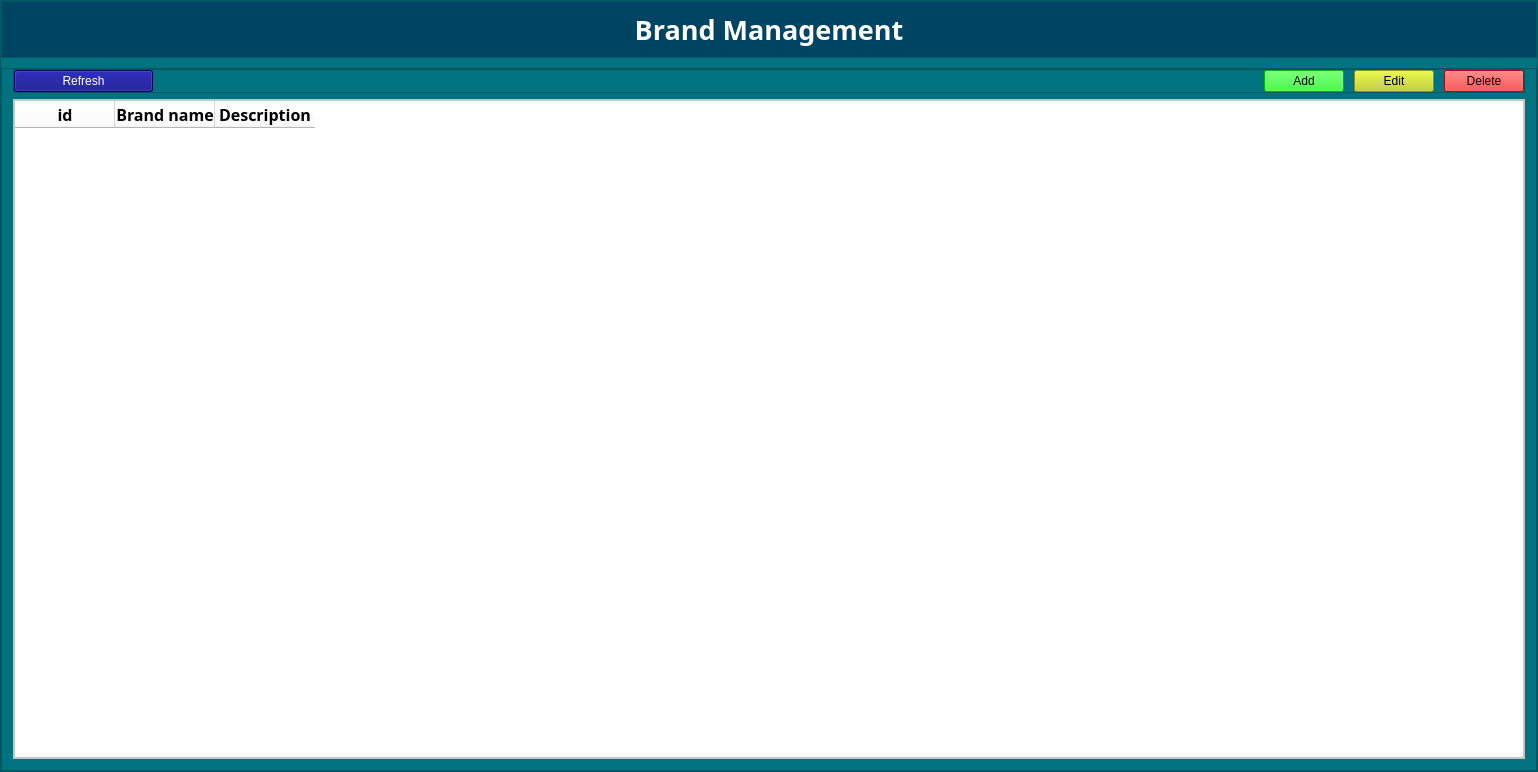
<?xml version="1.0" encoding="UTF-8"?>
<ui version="4.0">
 <class>frm_brand</class>
 <widget class="QWidget" name="frm_brand">
  <property name="geometry">
   <rect>
    <x>0</x>
    <y>0</y>
    <width>1538</width>
    <height>772</height>
   </rect>
  </property>
  <property name="windowTitle">
   <string>Form Brand</string>
  </property>
  <layout class="QVBoxLayout" name="verticalLayout" stretch="0">
   <property name="spacing">
    <number>0</number>
   </property>
   <property name="leftMargin">
    <number>0</number>
   </property>
   <property name="topMargin">
    <number>0</number>
   </property>
   <property name="rightMargin">
    <number>0</number>
   </property>
   <property name="bottomMargin">
    <number>0</number>
   </property>
   <item>
    <widget class="QFrame" name="frame_main">
     <property name="font">
      <font>
       <family>Phetsarath OT</family>
       <pointsize>18</pointsize>
       <weight>50</weight>
       <italic>false</italic>
       <bold>false</bold>
      </font>
     </property>
     <property name="styleSheet">
      <string notr="true">font: 18pt &quot;Phetsarath OT&quot;;
background-color: rgb(1, 114, 127);</string>
     </property>
     <property name="frameShape">
      <enum>QFrame::StyledPanel</enum>
     </property>
     <property name="frameShadow">
      <enum>QFrame::Raised</enum>
     </property>
     <layout class="QGridLayout" name="gridLayout" rowstretch="0,0,10" rowminimumheight="1,1,10">
      <property name="leftMargin">
       <number>0</number>
      </property>
      <property name="topMargin">
       <number>0</number>
      </property>
      <property name="rightMargin">
       <number>0</number>
      </property>
      <property name="bottomMargin">
       <number>0</number>
      </property>
      <property name="horizontalSpacing">
       <number>0</number>
      </property>
      <property name="verticalSpacing">
       <number>10</number>
      </property>
      <item row="0" column="0" rowspan="2">
       <widget class="QFrame" name="frame_3">
        <property name="frameShape">
         <enum>QFrame::StyledPanel</enum>
        </property>
        <property name="frameShadow">
         <enum>QFrame::Raised</enum>
        </property>
        <layout class="QGridLayout" name="gridLayout_5">
         <property name="leftMargin">
          <number>0</number>
         </property>
         <property name="topMargin">
          <number>0</number>
         </property>
         <property name="rightMargin">
          <number>0</number>
         </property>
         <property name="bottomMargin">
          <number>0</number>
         </property>
         <item row="0" column="0">
          <widget class="QWidget" name="widget_4" native="true">
           <property name="font">
            <font>
             <family>Phetsarath OT</family>
             <pointsize>18</pointsize>
             <weight>50</weight>
             <italic>false</italic>
             <bold>false</bold>
            </font>
           </property>
           <property name="styleSheet">
            <string notr="true">background-color: rgb(0, 68, 100);</string>
           </property>
           <layout class="QGridLayout" name="gridLayout_4">
            <item row="0" column="0">
             <widget class="QLabel" name="label">
              <property name="font">
               <font>
                <family>Phetsarath OT</family>
                <pointsize>20</pointsize>
                <weight>75</weight>
                <italic>false</italic>
                <bold>true</bold>
               </font>
              </property>
              <property name="layoutDirection">
               <enum>Qt::LeftToRight</enum>
              </property>
              <property name="styleSheet">
               <string notr="true">font: bold 20pt &quot;Phetsarath OT&quot;;
color: rgb(255, 255, 255);</string>
              </property>
              <property name="text">
               <string>Brand Management</string>
              </property>
              <property name="alignment">
               <set>Qt::AlignCenter</set>
              </property>
             </widget>
            </item>
           </layout>
          </widget>
         </item>
        </layout>
       </widget>
      </item>
      <item row="2" column="0">
       <widget class="QFrame" name="frame_4">
        <property name="frameShape">
         <enum>QFrame::StyledPanel</enum>
        </property>
        <property name="frameShadow">
         <enum>QFrame::Raised</enum>
        </property>
        <layout class="QVBoxLayout" name="verticalLayout_2">
         <property name="leftMargin">
          <number>11</number>
         </property>
         <property name="topMargin">
          <number>0</number>
         </property>
         <property name="rightMargin">
          <number>11</number>
         </property>
         <property name="bottomMargin">
          <number>11</number>
         </property>
         <item>
          <widget class="QFrame" name="frame">
           <property name="frameShape">
            <enum>QFrame::StyledPanel</enum>
           </property>
           <property name="frameShadow">
            <enum>QFrame::Raised</enum>
           </property>
           <layout class="QGridLayout" name="gridLayout_2" columnstretch="0,10,5,0,0">
            <property name="leftMargin">
             <number>0</number>
            </property>
            <property name="topMargin">
             <number>0</number>
            </property>
            <property name="rightMargin">
             <number>0</number>
            </property>
            <property name="bottomMargin">
             <number>0</number>
            </property>
            <property name="spacing">
             <number>0</number>
            </property>
            <item row="0" column="3">
             <widget class="QWidget" name="widget" native="true">
              <layout class="QGridLayout" name="gridLayout_3">
               <property name="leftMargin">
                <number>0</number>
               </property>
               <property name="topMargin">
                <number>0</number>
               </property>
               <property name="rightMargin">
                <number>0</number>
               </property>
               <property name="bottomMargin">
                <number>0</number>
               </property>
               <property name="horizontalSpacing">
                <number>10</number>
               </property>
               <property name="verticalSpacing">
                <number>0</number>
               </property>
               <item row="0" column="1">
                <widget class="QPushButton" name="btn_Edit">
                 <property name="styleSheet">
                  <string notr="true">background-color: rgb(193, 209, 17);</string>
                 </property>
                 <property name="text">
                  <string>Edit</string>
                 </property>
                </widget>
               </item>
               <item row="0" column="0">
                <widget class="QPushButton" name="btn_Add">
                 <property name="styleSheet">
                  <string notr="true">background-color: rgb(0, 255, 0);</string>
                 </property>
                 <property name="text">
                  <string>Add</string>
                 </property>
                </widget>
               </item>
               <item row="0" column="2">
                <widget class="QPushButton" name="btn_Delete">
                 <property name="styleSheet">
                  <string notr="true">background-color: rgb(255, 0, 0);</string>
                 </property>
                 <property name="text">
                  <string>Delete</string>
                 </property>
                </widget>
               </item>
              </layout>
             </widget>
            </item>
            <item row="0" column="4">
             <widget class="QWidget" name="widget_3" native="true"/>
            </item>
            <item row="0" column="1">
             <widget class="QWidget" name="widget_2" native="true">
              <layout class="QHBoxLayout" name="horizontalLayout" stretch="2,8,2">
               <property name="spacing">
                <number>0</number>
               </property>
               <property name="leftMargin">
                <number>0</number>
               </property>
               <property name="topMargin">
                <number>0</number>
               </property>
               <property name="rightMargin">
                <number>0</number>
               </property>
               <property name="bottomMargin">
                <number>0</number>
               </property>
               <item>
                <widget class="QWidget" name="widget_5" native="true">
                 <layout class="QGridLayout" name="gridLayout_7">
                  <property name="leftMargin">
                   <number>0</number>
                  </property>
                  <property name="topMargin">
                   <number>0</number>
                  </property>
                  <property name="rightMargin">
                   <number>0</number>
                  </property>
                  <property name="bottomMargin">
                   <number>0</number>
                  </property>
                  <property name="spacing">
                   <number>0</number>
                  </property>
                  <item row="0" column="0">
                   <widget class="QPushButton" name="btn_refresh">
                    <property name="styleSheet">
                     <string notr="true">background-color: rgb(0, 255, 0);
color: rgb(255, 255, 255);
background-color: rgb(0, 0, 127);</string>
                    </property>
                    <property name="text">
                     <string>Refresh</string>
                    </property>
                   </widget>
                  </item>
                 </layout>
                </widget>
               </item>
               <item>
                <widget class="QWidget" name="widget_6" native="true"/>
               </item>
               <item>
                <widget class="QWidget" name="widget_7" native="true">
                 <widget class="QLabel" name="lbl_did">
                  <property name="geometry">
                   <rect>
                    <x>20</x>
                    <y>10</y>
                    <width>81</width>
                    <height>41</height>
                   </rect>
                  </property>
                  <property name="styleSheet">
                   <string notr="true">color: rgb(1, 114, 127);
color: rgb(255, 0, 0);</string>
                  </property>
                  <property name="text">
                   <string/>
                  </property>
                 </widget>
                </widget>
               </item>
              </layout>
             </widget>
            </item>
           </layout>
          </widget>
         </item>
         <item>
          <widget class="QFrame" name="frame_2">
           <property name="styleSheet">
            <string notr="true">background-color: rgb(255, 255, 255);
color: rgb(0, 0, 0);</string>
           </property>
           <property name="frameShape">
            <enum>QFrame::StyledPanel</enum>
           </property>
           <property name="frameShadow">
            <enum>QFrame::Raised</enum>
           </property>
           <layout class="QGridLayout" name="gridLayout_6">
            <property name="leftMargin">
             <number>0</number>
            </property>
            <property name="topMargin">
             <number>0</number>
            </property>
            <property name="rightMargin">
             <number>0</number>
            </property>
            <property name="bottomMargin">
             <number>0</number>
            </property>
            <property name="spacing">
             <number>0</number>
            </property>
            <item row="0" column="0">
             <widget class="QTableWidget" name="tb_show">
              <property name="font">
               <font>
                <family>Phetsarath OT</family>
                <pointsize>18</pointsize>
                <weight>50</weight>
                <italic>false</italic>
                <bold>false</bold>
               </font>
              </property>
              <property name="styleSheet">
               <string notr="true">color: rgb(0, 0, 0);
background-color: rgb(255, 255, 255);</string>
              </property>
              <column>
               <property name="text">
                <string>id</string>
               </property>
               <property name="font">
                <font>
                 <family>Phetsarath OT</family>
                 <pointsize>12</pointsize>
                 <weight>75</weight>
                 <bold>true</bold>
                </font>
               </property>
              </column>
              <column>
               <property name="text">
                <string>Brand name</string>
               </property>
               <property name="font">
                <font>
                 <family>Phetsarath OT</family>
                 <pointsize>12</pointsize>
                 <weight>75</weight>
                 <bold>true</bold>
                </font>
               </property>
              </column>
              <column>
               <property name="text">
                <string>Description</string>
               </property>
               <property name="font">
                <font>
                 <family>Phetsarath OT</family>
                 <pointsize>12</pointsize>
                 <weight>75</weight>
                 <bold>true</bold>
                </font>
               </property>
              </column>
             </widget>
            </item>
           </layout>
          </widget>
         </item>
        </layout>
       </widget>
      </item>
     </layout>
    </widget>
   </item>
  </layout>
 </widget>
 <resources/>
 <connections/>
</ui>
